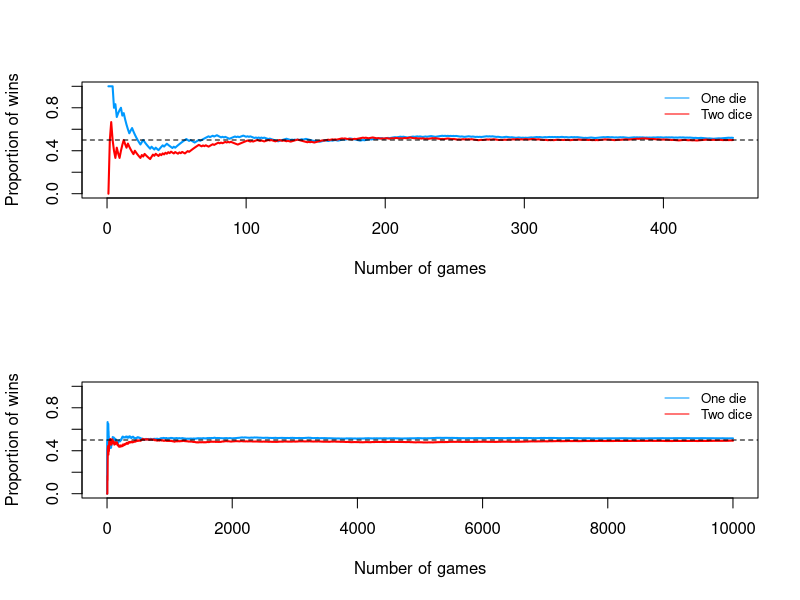

Write the R code that produced this figure.

Dice_function = function(number_of_games,most_times_value,number_of_times_get_spesific_number_to_win){
  probability_of_spesific_number = 1/(6^number_of_times_get_spesific_number_to_win)
  game= rbinom(number_of_games,most_times_value,probability_of_spesific_number)
  results_game = matrix(0,nrow=number_of_games, ncol=1)
  cumulative_sum_game = matrix(0,nrow=number_of_games, ncol=1)
  cumulative_sum_game_value = 0
  probability_game = matrix(0,nrow=number_of_games, ncol=2)
  for (i in 1:number_of_games){
    probability_game[i,1] = i
    if (game[i] >0){
      results_game[i]=1
      cumulative_sum_game_value = cumulative_sum_game_value + 1
      probability_game[i,2] = cumulative_sum_game_value/i
    }
    else {
      results_game[i]=0
      probability_game[i,2] = cumulative_sum_game_value/i
    }
  }
  return(probability_game)
}

par(mfrow=c(2,1))
for (i in c(450,10000)){
  # Calling a Dice function for two types of game
  probability_game_1 = Dice_function(i,4,1)
  probability_game_2 = Dice_function(i,24,2)
  plot(probability_game_1[,1],probability_game_1[,2], type="l", lwd=2, xlab="Number of games", ylab="Proportion of wins", col="#0099FF", xlim=c(0,length(probability_game_1[,1])), ylim=c(0,1))
  lines(probability_game_2[,1],probability_game_2[,2], type="l", lwd=2, xlab="Number of games", ylab="Proportion of wins", col="#FF0000", xlim=c(0,length(probability_game_2[,1])), ylim=c(0,1))
  abline(h=0.5, col="black", lwd=1, lty=2)
  legend("topright","inset", legend=c("One die","Two dice"), col=c("#0099FF","#FF0000"), lty=1:1, cex=0.8, bty = "n")
}




